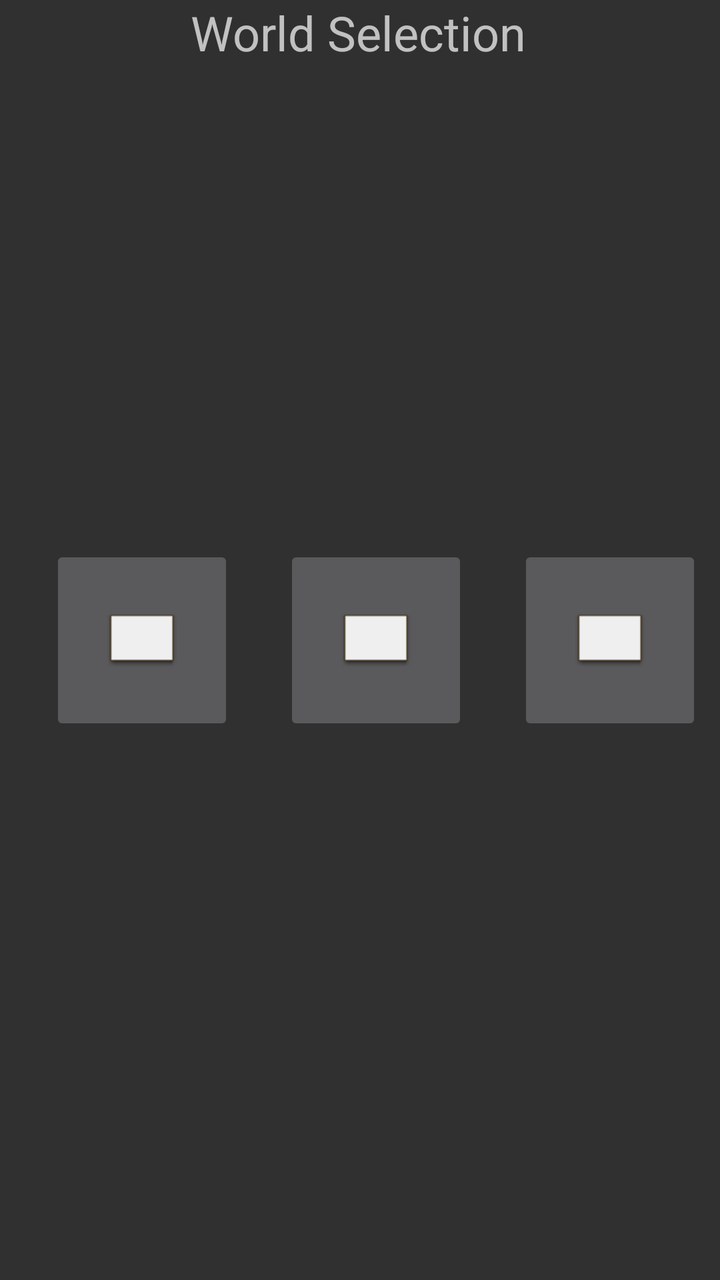
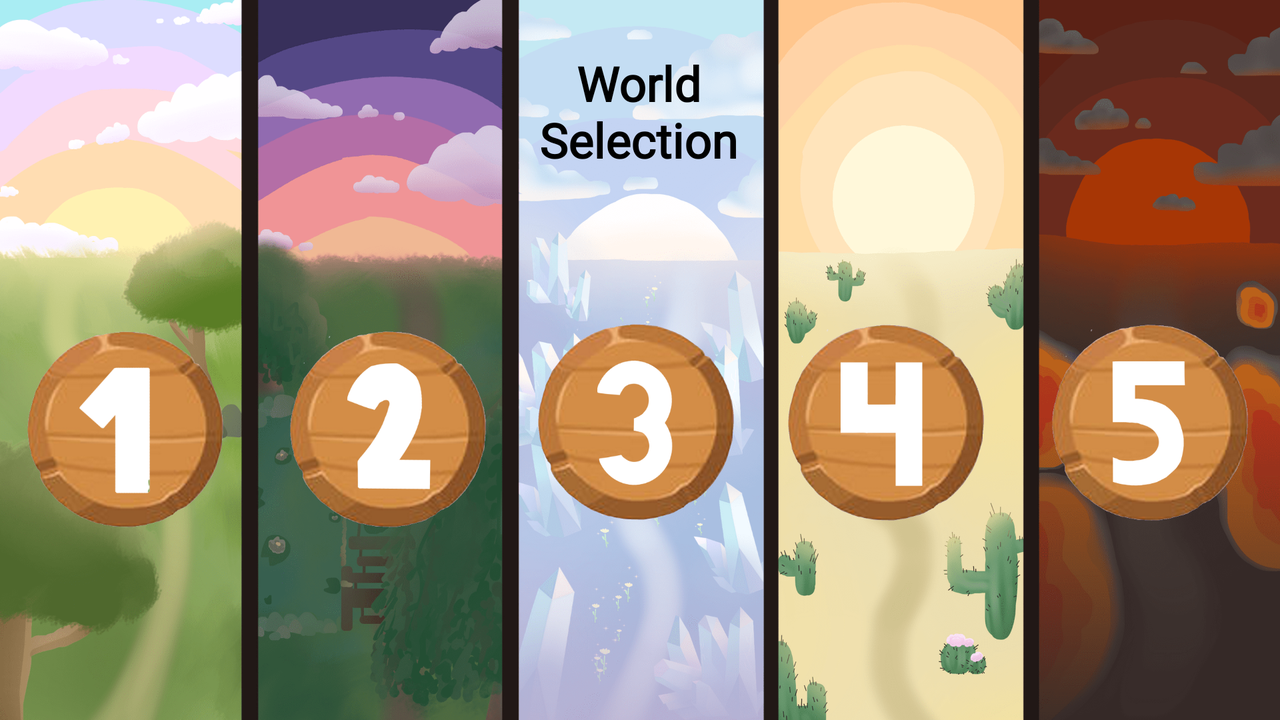

Compare how this app lays out the same screen by default and in its alternative resource folder. The renders come first, then the two layout files and the values they reference.
<!-- AndroidManifest.xml: application theme Theme.Design.NoActionBar -->
<!-- res/layout/activity_world_selection.xml -->
<?xml version="1.0" encoding="utf-8"?>
<androidx.constraintlayout.widget.ConstraintLayout xmlns:android="http://schemas.android.com/apk/res/android"
    xmlns:app="http://schemas.android.com/apk/res-auto"
    xmlns:tools="http://schemas.android.com/tools"
    android:layout_width="match_parent"
    android:layout_height="match_parent">

    <TextView
        android:id="@+id/TitleView"
        android:layout_width="169dp"
        android:layout_height="40dp"
        android:text="World Selection"
        android:textSize="24sp"
        app:layout_constraintEnd_toEndOf="parent"
        app:layout_constraintHorizontal_bias="0.499"
        app:layout_constraintStart_toStartOf="parent"
        app:layout_constraintTop_toTopOf="parent" />

    <ImageButton
        android:id="@+id/imageButton"
        android:layout_width="92dp"
        android:layout_height="95dp"
        android:layout_marginStart="25dp"
        app:layout_constraintBottom_toBottomOf="parent"
        app:layout_constraintStart_toStartOf="parent"
        app:layout_constraintTop_toTopOf="parent"
        app:srcCompat="@android:drawable/editbox_dropdown_light_frame" />

    <ImageButton
        android:id="@+id/imageButton2"
        android:layout_width="92dp"
        android:layout_height="95dp"
        android:layout_marginStart="25dp"
        app:layout_constraintBottom_toBottomOf="parent"
        app:layout_constraintStart_toEndOf="@+id/imageButton"
        app:layout_constraintTop_toTopOf="parent"
        app:srcCompat="@android:drawable/editbox_dropdown_light_frame" />

    <ImageButton
        android:id="@+id/imageButton3"
        android:layout_width="92dp"
        android:layout_height="95dp"
        android:layout_marginStart="25dp"
        app:layout_constraintBottom_toBottomOf="parent"
        app:layout_constraintStart_toEndOf="@+id/imageButton2"
        app:layout_constraintTop_toTopOf="parent"
        app:srcCompat="@android:drawable/editbox_dropdown_light_frame" />

    <ImageButton
        android:id="@+id/imageButton4"
        android:layout_width="92dp"
        android:layout_height="95dp"
        android:layout_marginStart="25dp"
        app:layout_constraintBottom_toBottomOf="parent"
        app:layout_constraintStart_toEndOf="@+id/imageButton3"
        app:layout_constraintTop_toTopOf="parent"
        app:srcCompat="@android:drawable/editbox_dropdown_light_frame" />

    <ImageButton
        android:id="@+id/imageButton6"
        android:layout_width="92dp"
        android:layout_height="95dp"
        android:layout_marginStart="25dp"
        app:layout_constraintBottom_toBottomOf="parent"
        app:layout_constraintStart_toEndOf="@+id/imageButton4"
        app:layout_constraintTop_toTopOf="parent"
        app:srcCompat="@android:drawable/editbox_dropdown_light_frame" />
</androidx.constraintlayout.widget.ConstraintLayout>
<!-- resources referenced by this layout -->
<resources>

</resources>
<!-- res/layout-land/activity_world_selection.xml (the repository's variant of the layout above) -->
<!-- drawn on the phone turned sideways -->
<?xml version="1.0" encoding="utf-8"?>
<androidx.constraintlayout.widget.ConstraintLayout xmlns:android="http://schemas.android.com/apk/res/android"
    xmlns:app="http://schemas.android.com/apk/res-auto"
    xmlns:tools="http://schemas.android.com/tools"
    android:layout_width="match_parent"
    android:layout_height="match_parent"
    android:background="@drawable/worldselectionbg"
    android:scrollbarSize="48sp">

    <TextView
        android:id="@+id/TitleView"
        android:layout_width="130dp"
        android:layout_height="107dp"
        android:fontFamily="@font/metamorphous"
        android:gravity="center"
        android:text="World Selection"
        android:textColor="#000000"
        android:textSize="24sp"
        android:textStyle="bold"
        app:layout_constraintBottom_toBottomOf="parent"
        app:layout_constraintEnd_toEndOf="parent"
        app:layout_constraintHorizontal_bias="0.499"
        app:layout_constraintStart_toStartOf="parent"
        app:layout_constraintTop_toTopOf="parent"
        app:layout_constraintVertical_bias="0.009" />

    <ImageButton
        android:id="@+id/imageButtonAddition"
        android:layout_width="120dp"
        android:layout_height="120dp"
        android:background="#00FFFFFF"
        android:scaleType="fitXY"
        app:layout_constraintBottom_toBottomOf="parent"
        app:layout_constraintEnd_toEndOf="parent"
        app:layout_constraintHorizontal_bias="0.008"
        app:layout_constraintStart_toStartOf="parent"
        app:layout_constraintTop_toTopOf="parent"
        app:layout_constraintVertical_bias="0.639"
        app:srcCompat="@drawable/mathquestlevelbutton1_removebg_preview" />

    <ImageButton
        android:id="@+id/imageButtonSubtraction"
        android:layout_width="120dp"
        android:layout_height="120dp"
        android:background="#00FFFFFF"
        android:scaleType="fitXY"
        app:layout_constraintBottom_toBottomOf="parent"
        app:layout_constraintEnd_toEndOf="parent"
        app:layout_constraintHorizontal_bias="0.26"
        app:layout_constraintStart_toStartOf="parent"
        app:layout_constraintTop_toTopOf="parent"
        app:layout_constraintVertical_bias="0.639"
        app:srcCompat="@drawable/mathquestlevelbutton2_removebg_preview" />

    <ImageButton
        android:id="@+id/imageButtonBoss"
        android:layout_width="120dp"
        android:layout_height="120dp"
        android:background="#00FFFFFF"
        android:scaleType="fitXY"
        app:layout_constraintBottom_toBottomOf="parent"
        app:layout_constraintEnd_toEndOf="parent"
        app:layout_constraintHorizontal_bias="0.993"
        app:layout_constraintStart_toStartOf="parent"
        app:layout_constraintTop_toTopOf="parent"
        app:layout_constraintVertical_bias="0.625"
        app:srcCompat="@drawable/mathquestlevelbutton5_removebg_preview" />

    <ImageButton
        android:id="@+id/imageButtonMultiplication"
        android:layout_width="120dp"
        android:layout_height="120dp"
        android:background="#00FFFFFF"
        android:scaleType="fitXY"
        app:layout_constraintBottom_toBottomOf="parent"
        app:layout_constraintEnd_toEndOf="parent"
        app:layout_constraintHorizontal_bias="0.499"
        app:layout_constraintStart_toStartOf="parent"
        app:layout_constraintTop_toTopOf="parent"
        app:layout_constraintVertical_bias="0.623"
        app:srcCompat="@drawable/mathquestlevelbutton3_removebg_preview" />

    <ImageButton
        android:id="@+id/imageButtonDivision"
        android:layout_width="120dp"
        android:layout_height="120dp"
        android:background="#00FFFFFF"
        android:scaleType="fitXY"
        app:layout_constraintBottom_toBottomOf="parent"
        app:layout_constraintEnd_toEndOf="parent"
        app:layout_constraintHorizontal_bias="0.739"
        app:layout_constraintStart_toStartOf="parent"
        app:layout_constraintTop_toTopOf="parent"
        app:layout_constraintVertical_bias="0.625"
        app:srcCompat="@drawable/mathquestlevelbutton4_removebg_preview" />

</androidx.constraintlayout.widget.ConstraintLayout>
<!-- resources referenced by the variant -->
<!-- as the phone turned sideways resolves them -->
<resources>
  <!-- drawable mathquestlevelbutton1_removebg_preview: png bitmap (drawable, 110461 bytes) -->
  <!-- drawable mathquestlevelbutton2_removebg_preview: png bitmap (drawable, 118993 bytes) -->
  <!-- drawable mathquestlevelbutton3_removebg_preview: png bitmap (drawable, 120791 bytes) -->
  <!-- drawable mathquestlevelbutton4_removebg_preview: png bitmap (drawable, 116731 bytes) -->
  <!-- drawable mathquestlevelbutton5_removebg_preview: png bitmap (drawable, 118603 bytes) -->
  <!-- drawable worldselectionbg: png bitmap (drawable, 896009 bytes) -->
</resources>
